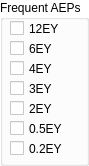
              <widget class="QGroupBox" name="groupBox_FAEP">
               <property name="palette">
                <palette>
                 <active>
                  <colorrole role="WindowText">
                   <brush brushstyle="SolidPattern">
                    <color alpha="255">
                     <red>0</red>
                     <green>0</green>
                     <blue>0</blue>
                    </color>
                   </brush>
                  </colorrole>
                  <colorrole role="Button">
                   <brush brushstyle="SolidPattern">
                    <color alpha="255">
                     <red>255</red>
                     <green>255</green>
                     <blue>255</blue>
                    </color>
                   </brush>
                  </colorrole>
                  <colorrole role="Light">
                   <brush brushstyle="SolidPattern">
                    <color alpha="255">
                     <red>255</red>
                     <green>255</green>
                     <blue>255</blue>
                    </color>
                   </brush>
                  </colorrole>
                  <colorrole role="Midlight">
                   <brush brushstyle="SolidPattern">
                    <color alpha="255">
                     <red>255</red>
                     <green>255</green>
                     <blue>255</blue>
                    </color>
                   </brush>
                  </colorrole>
                  <colorrole role="Dark">
                   <brush brushstyle="SolidPattern">
                    <color alpha="255">
                     <red>127</red>
                     <green>127</green>
                     <blue>127</blue>
                    </color>
                   </brush>
                  </colorrole>
                  <colorrole role="Mid">
                   <brush brushstyle="SolidPattern">
                    <color alpha="255">
                     <red>170</red>
                     <green>170</green>
                     <blue>170</blue>
                    </color>
                   </brush>
                  </colorrole>
                  <colorrole role="Text">
                   <brush brushstyle="SolidPattern">
                    <color alpha="255">
                     <red>0</red>
                     <green>0</green>
                     <blue>0</blue>
                    </color>
                   </brush>
                  </colorrole>
                  <colorrole role="BrightText">
                   <brush brushstyle="SolidPattern">
                    <color alpha="255">
                     <red>255</red>
                     <green>255</green>
                     <blue>255</blue>
                    </color>
                   </brush>
                  </colorrole>
                  <colorrole role="ButtonText">
                   <brush brushstyle="SolidPattern">
                    <color alpha="255">
                     <red>0</red>
                     <green>0</green>
                     <blue>0</blue>
                    </color>
                   </brush>
                  </colorrole>
                  <colorrole role="Base">
                   <brush brushstyle="SolidPattern">
                    <color alpha="255">
                     <red>255</red>
                     <green>255</green>
                     <blue>255</blue>
                    </color>
                   </brush>
                  </colorrole>
                  <colorrole role="Window">
                   <brush brushstyle="SolidPattern">
                    <color alpha="255">
                     <red>255</red>
                     <green>255</green>
                     <blue>255</blue>
                    </color>
                   </brush>
                  </colorrole>
                  <colorrole role="Shadow">
                   <brush brushstyle="SolidPattern">
                    <color alpha="255">
                     <red>0</red>
                     <green>0</green>
                     <blue>0</blue>
                    </color>
                   </brush>
                  </colorrole>
                  <colorrole role="AlternateBase">
                   <brush brushstyle="SolidPattern">
                    <color alpha="255">
                     <red>255</red>
                     <green>255</green>
                     <blue>255</blue>
                    </color>
                   </brush>
                  </colorrole>
                  <colorrole role="ToolTipBase">
                   <brush brushstyle="SolidPattern">
                    <color alpha="255">
                     <red>255</red>
                     <green>255</green>
                     <blue>220</blue>
                    </color>
                   </brush>
                  </colorrole>
                  <colorrole role="ToolTipText">
                   <brush brushstyle="SolidPattern">
                    <color alpha="255">
                     <red>0</red>
                     <green>0</green>
                     <blue>0</blue>
                    </color>
                   </brush>
                  </colorrole>
                 </active>
                 <inactive>
                  <colorrole role="WindowText">
                   <brush brushstyle="SolidPattern">
                    <color alpha="255">
                     <red>0</red>
                     <green>0</green>
                     <blue>0</blue>
                    </color>
                   </brush>
                  </colorrole>
                  <colorrole role="Button">
                   <brush brushstyle="SolidPattern">
                    <color alpha="255">
                     <red>255</red>
                     <green>255</green>
                     <blue>255</blue>
                    </color>
                   </brush>
                  </colorrole>
                  <colorrole role="Light">
                   <brush brushstyle="SolidPattern">
                    <color alpha="255">
                     <red>255</red>
                     <green>255</green>
                     <blue>255</blue>
                    </color>
                   </brush>
                  </colorrole>
                  <colorrole role="Midlight">
                   <brush brushstyle="SolidPattern">
                    <color alpha="255">
                     <red>255</red>
                     <green>255</green>
                     <blue>255</blue>
                    </color>
                   </brush>
                  </colorrole>
                  <colorrole role="Dark">
                   <brush brushstyle="SolidPattern">
                    <color alpha="255">
                     <red>127</red>
                     <green>127</green>
                     <blue>127</blue>
                    </color>
                   </brush>
                  </colorrole>
                  <colorrole role="Mid">
                   <brush brushstyle="SolidPattern">
                    <color alpha="255">
                     <red>170</red>
                     <green>170</green>
                     <blue>170</blue>
                    </color>
                   </brush>
                  </colorrole>
                  <colorrole role="Text">
                   <brush brushstyle="SolidPattern">
                    <color alpha="255">
                     <red>0</red>
                     <green>0</green>
                     <blue>0</blue>
                    </color>
                   </brush>
                  </colorrole>
                  <colorrole role="BrightText">
                   <brush brushstyle="SolidPattern">
                    <color alpha="255">
                     <red>255</red>
                     <green>255</green>
                     <blue>255</blue>
                    </color>
                   </brush>
                  </colorrole>
                  <colorrole role="ButtonText">
                   <brush brushstyle="SolidPattern">
                    <color alpha="255">
                     <red>0</red>
                     <green>0</green>
                     <blue>0</blue>
                    </color>
                   </brush>
                  </colorrole>
                  <colorrole role="Base">
                   <brush brushstyle="SolidPattern">
                    <color alpha="255">
                     <red>255</red>
                     <green>255</green>
                     <blue>255</blue>
                    </color>
                   </brush>
                  </colorrole>
                  <colorrole role="Window">
                   <brush brushstyle="SolidPattern">
                    <color alpha="255">
                     <red>255</red>
                     <green>255</green>
                     <blue>255</blue>
                    </color>
                   </brush>
                  </colorrole>
                  <colorrole role="Shadow">
                   <brush brushstyle="SolidPattern">
                    <color alpha="255">
                     <red>0</red>
                     <green>0</green>
                     <blue>0</blue>
                    </color>
                   </brush>
                  </colorrole>
                  <colorrole role="AlternateBase">
                   <brush brushstyle="SolidPattern">
                    <color alpha="255">
                     <red>255</red>
                     <green>255</green>
                     <blue>255</blue>
                    </color>
                   </brush>
                  </colorrole>
                  <colorrole role="ToolTipBase">
                   <brush brushstyle="SolidPattern">
                    <color alpha="255">
                     <red>255</red>
                     <green>255</green>
                     <blue>220</blue>
                    </color>
                   </brush>
                  </colorrole>
                  <colorrole role="ToolTipText">
                   <brush brushstyle="SolidPattern">
                    <color alpha="255">
                     <red>0</red>
                     <green>0</green>
                     <blue>0</blue>
                    </color>
                   </brush>
                  </colorrole>
                 </inactive>
                 <disabled>
                  <colorrole role="WindowText">
                   <brush brushstyle="SolidPattern">
                    <color alpha="255">
                     <red>127</red>
                     <green>127</green>
                     <blue>127</blue>
                    </color>
                   </brush>
                  </colorrole>
                  <colorrole role="Button">
                   <brush brushstyle="SolidPattern">
                    <color alpha="255">
                     <red>255</red>
                     <green>255</green>
                     <blue>255</blue>
                    </color>
                   </brush>
                  </colorrole>
                  <colorrole role="Light">
                   <brush brushstyle="SolidPattern">
                    <color alpha="255">
                     <red>255</red>
                     <green>255</green>
                     <blue>255</blue>
                    </color>
                   </brush>
                  </colorrole>
                  <colorrole role="Midlight">
                   <brush brushstyle="SolidPattern">
                    <color alpha="255">
                     <red>255</red>
                     <green>255</green>
                     <blue>255</blue>
                    </color>
                   </brush>
                  </colorrole>
                  <colorrole role="Dark">
                   <brush brushstyle="SolidPattern">
                    <color alpha="255">
                     <red>127</red>
                     <green>127</green>
                     <blue>127</blue>
                    </color>
                   </brush>
                  </colorrole>
                  <colorrole role="Mid">
                   <brush brushstyle="SolidPattern">
                    <color alpha="255">
                     <red>170</red>
                     <green>170</green>
                     <blue>170</blue>
                    </color>
                   </brush>
                  </colorrole>
                  <colorrole role="Text">
                   <brush brushstyle="SolidPattern">
                    <color alpha="255">
                     <red>127</red>
                     <green>127</green>
                     <blue>127</blue>
                    </color>
                   </brush>
                  </colorrole>
                  <colorrole role="BrightText">
                   <brush brushstyle="SolidPattern">
                    <color alpha="255">
                     <red>255</red>
                     <green>255</green>
                     <blue>255</blue>
                    </color>
                   </brush>
                  </colorrole>
                  <colorrole role="ButtonText">
                   <brush brushstyle="SolidPattern">
                    <color alpha="255">
                     <red>127</red>
                     <green>127</green>
                     <blue>127</blue>
                    </color>
                   </brush>
                  </colorrole>
                  <colorrole role="Base">
                   <brush brushstyle="SolidPattern">
                    <color alpha="255">
                     <red>255</red>
                     <green>255</green>
                     <blue>255</blue>
                    </color>
                   </brush>
                  </colorrole>
                  <colorrole role="Window">
                   <brush brushstyle="SolidPattern">
                    <color alpha="255">
                     <red>255</red>
                     <green>255</green>
                     <blue>255</blue>
                    </color>
                   </brush>
                  </colorrole>
                  <colorrole role="Shadow">
                   <brush brushstyle="SolidPattern">
                    <color alpha="255">
                     <red>0</red>
                     <green>0</green>
                     <blue>0</blue>
                    </color>
                   </brush>
                  </colorrole>
                  <colorrole role="AlternateBase">
                   <brush brushstyle="SolidPattern">
                    <color alpha="255">
                     <red>255</red>
                     <green>255</green>
                     <blue>255</blue>
                    </color>
                   </brush>
                  </colorrole>
                  <colorrole role="ToolTipBase">
                   <brush brushstyle="SolidPattern">
                    <color alpha="255">
                     <red>255</red>
                     <green>255</green>
                     <blue>220</blue>
                    </color>
                   </brush>
                  </colorrole>
                  <colorrole role="ToolTipText">
                   <brush brushstyle="SolidPattern">
                    <color alpha="255">
                     <red>0</red>
                     <green>0</green>
                     <blue>0</blue>
                    </color>
                   </brush>
                  </colorrole>
                 </disabled>
                </palette>
               </property>
               <property name="autoFillBackground">
                <bool>true</bool>
               </property>
               <property name="title">
                <string>Frequent AEPs</string>
               </property>
               <widget class="QCheckBox" name="checkBox_12ey">
                <property name="geometry">
                 <rect>
                  <x>10</x>
                  <y>20</y>
                  <width>70</width>
                  <height>17</height>
                 </rect>
                </property>
                <property name="text">
                 <string>12EY</string>
                </property>
               </widget>
               <widget class="QCheckBox" name="checkBox_6ey">
                <property name="geometry">
                 <rect>
                  <x>10</x>
                  <y>40</y>
                  <width>70</width>
                  <height>17</height>
                 </rect>
                </property>
                <property name="text">
                 <string>6EY</string>
                </property>
               </widget>
               <widget class="QCheckBox" name="checkBox_4ey">
                <property name="geometry">
                 <rect>
                  <x>10</x>
                  <y>60</y>
                  <width>70</width>
                  <height>17</height>
                 </rect>
                </property>
                <property name="text">
                 <string>4EY</string>
                </property>
               </widget>
               <widget class="QCheckBox" name="checkBox_3ey">
                <property name="geometry">
                 <rect>
                  <x>10</x>
                  <y>80</y>
                  <width>70</width>
                  <height>17</height>
                 </rect>
                </property>
                <property name="text">
                 <string>3EY</string>
                </property>
               </widget>
               <widget class="QCheckBox" name="checkBox_2ey">
                <property name="geometry">
                 <rect>
                  <x>10</x>
                  <y>100</y>
                  <width>70</width>
                  <height>17</height>
                 </rect>
                </property>
                <property name="text">
                 <string>2EY</string>
                </property>
               </widget>
               <widget class="QCheckBox" name="checkBox_05ey">
                <property name="geometry">
                 <rect>
                  <x>10</x>
                  <y>120</y>
                  <width>70</width>
                  <height>17</height>
                 </rect>
                </property>
                <property name="text">
                 <string>0.5EY</string>
                </property>
               </widget>
               <widget class="QCheckBox" name="checkBox_02ey">
                <property name="geometry">
                 <rect>
                  <x>10</x>
                  <y>140</y>
                  <width>70</width>
                  <height>17</height>
                 </rect>
                </property>
                <property name="text">
                 <string>0.2EY</string>
                </property>
               </widget>
              </widget>
